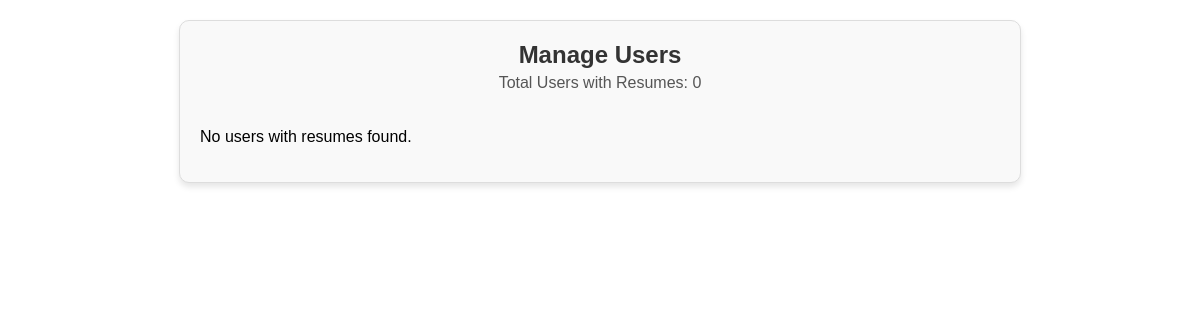
Page /admin/manage_users on the earlier database version.
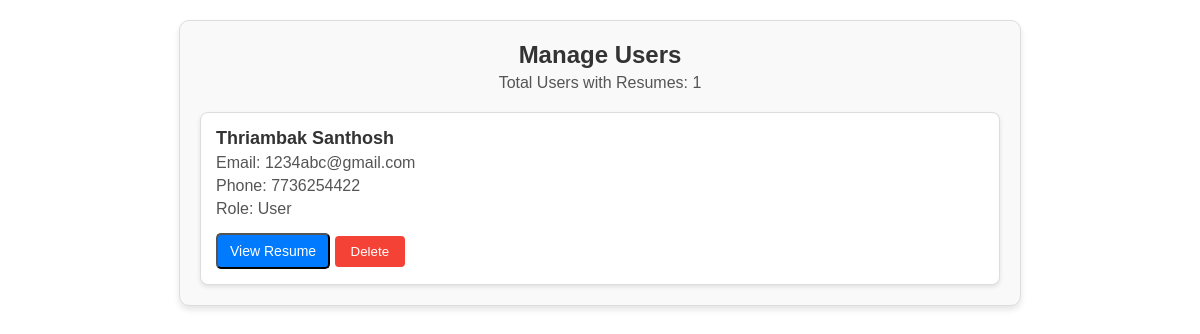
Same page on the later database version.
### models.py (models this page shows, shortened)
class ResumeCertification(db.Model):
    __tablename__ = 'resume_certifications'
    id = db.Column(db.Integer, primary_key=True)
    user_id = db.Column(db.Integer, db.ForeignKey('users.id'), nullable=False)
    resume_path = db.Column(db.String(255), nullable=True)  # Path to the resume file
    certification_path = db.Column(db.String(255), nullable=True)  # Path to the certification file
    uploaded_at = db.Column(db.DateTime, default=db.func.current_timestamp())  # Upload timestamp
    user = db.relationship('User', backref=db.backref('resume_certifications', lazy=True))

class User(db.Model):
    __tablename__ = 'users'
    id = db.Column(db.Integer, primary_key=True)
    username = db.Column(db.String(50), nullable=False, unique=True)
    password_hash = db.Column(db.String(255), nullable=False)
    role = db.Column(db.Enum('user', 'admin'), nullable=False)
    name = db.Column(db.String(100), nullable=False)
    email = db.Column(db.String(100), nullable=False, unique=True)
    age = db.Column(db.Integer, nullable=False)
    phone = db.Column(db.String(15), nullable=False)
    created_at = db.Column(db.DateTime, default=db.func.current_timestamp())

### admin_routes.py (the view)
@admin_blueprint.route('/manage_users')
def manage_users():
    from models import ResumeCertification
    from app import db
    users_with_resumes = db.session.query(
        User.id, User.name, User.email, User.phone, User.role, ResumeCertification.resume_path
    ).join(ResumeCertification, User.id == ResumeCertification.user_id).filter(User.role == 'user').all()
    users_data = [
        {
            "id": user.id,
            "name": user.name,
            "email": user.email,
            "phone": user.phone,
            "role": user.role,
            "resume_path": user.resume_path,
        }
        for user in users_with_resumes
    ]
    return render_template('adminmj.html', users=users_data)

### templates/adminmj.html (shortened to what this page needs)
<!DOCTYPE html>
<html lang="en">
<head>
    <link rel="stylesheet" href="{{ url_for('static', filename='css/adminmj.css') }}">
    <link rel="stylesheet" href="https://cdnjs.cloudflare.com/ajax/libs/font-awesome/5.15.4/css/all.min.css">
</head>
<body>
    <div class="manage-users-container">
        <header class="header">
            <h1>Manage Users</h1>
            <p>Total Users with Resumes: <span>{{ users|length }}</span></p>
        </header>
        <div class="users-list">
            {% if users %}
                {% for user in users %}
                <div class="user-item">
                    <h3 class="user-name">{{ user.name }}</h3>
                    <p class="user-email">Email: {{ user.email }}</p>
                    <p class="user-phone">Phone: {{ user.phone }}</p>
                    <p class="user-role">Role: {{ user.role.capitalize() }}</p>
                    <button class="view-resume-btn" onclick="viewResume('{{ user.resume_path }}')">View Resume</button>
                    <form action="{{ url_for('admin_routes.delete_user', user_id=user.id) }}" method="POST" style="display:inline;">
                        <button type="submit" class="delete-btn" onclick="return confirm('Are you sure you want to delete this user?')">Delete</button>
                    </form>  </div>
                {% endfor %}
            {% else %}
                <p>No users with resumes found.</p>
            {% endif %}
        </div>
    </div>
</body>
</html>

Differences in the rows shown:
added ResumeCertification: name "Thriambak Santhosh", email "1234abc@gmail.com", phone "7736254422", role "User"
Other differences:
{{ users|length }}: "0" → "1"
text no longer shown: "No users with resumes found."
